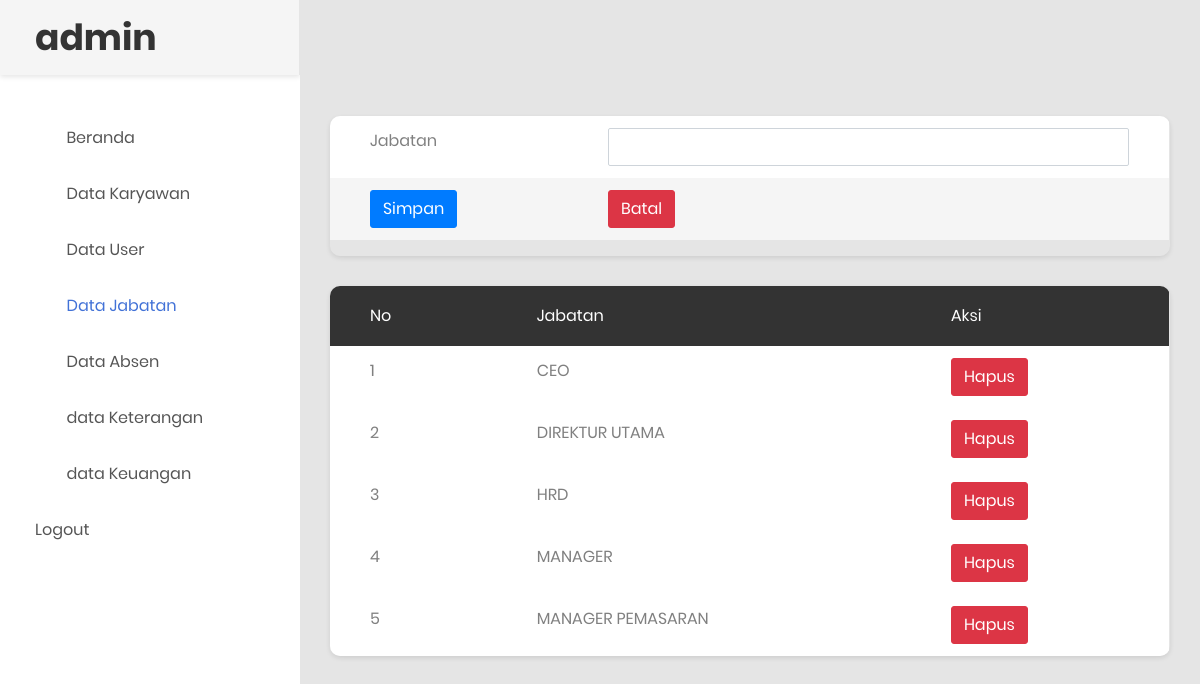
The app's page /datajabatan.php (signed in) with its own data.
### tables this page shows
CREATE TABLE `tb_jabatan` (
  `jabatan_coba` varchar(255) NOT NULL,
  `id` int(11) NOT NULL
);

### datajabatan.php (the view, shortened to what this page needs)
<!DOCTYPE html>
<html lang="en">
<head>
     <link rel="stylesheet" href="https://maxcdn.bootstrapcdn.com/bootstrap/4.5.2/css/bootstrap.min.css">
    <link rel="stylesheet" type="text/css" href="css/bootstrap.css" media="all">
    <link href="css/font-face.css" rel="stylesheet" media="all">
    <link href="vendor/font-awesome-4.7/css/font-awesome.min.css" rel="stylesheet" media="all">
    <link href="vendor/font-awesome-5/css/fontawesome-all.min.css" rel="stylesheet" media="all">
    <link href="vendor/mdi-font/css/material-design-iconic-font.min.css" rel="stylesheet" media="all">
    <link href="vendor/bootstrap-4.1/bootstrap.min.css" rel="stylesheet" media="all">
    <link href="vendor/animsition/animsition.min.css" rel="stylesheet" media="all">
    <link href="vendor/bootstrap-progressbar/bootstrap-progressbar-3.3.4.min.css" rel="stylesheet" media="all">
    <link href="vendor/wow/animate.css" rel="stylesheet" media="all">
    <link href="vendor/css-hamburgers/hamburgers.min.css" rel="stylesheet" media="all">
    <link href="vendor/slick/slick.css" rel="stylesheet" media="all">
    <link href="vendor/select2/select2.min.css" rel="stylesheet" media="all">
    <link href="vendor/perfect-scrollbar/perfect-scrollbar.css" rel="stylesheet" media="all">
    <link href="css/theme.css" rel="stylesheet" media="all">
</head>
<body class="animsition">
    <div class="page-wrapper">
        <aside class="menu-sidebar d-none d-lg-block">
            <div class="logo">
                <a href="#">
                   <h1>admin</h1>
                </a>
            </div>
            <div class="menu-sidebar__content js-scrollbar1">
                <nav class="navbar-sidebar">
                    <ul class="list-unstyled navbar__list">
                        <li>
                            <a class="js-arrow" href="admin2.php">
                                <i class="fas fa-tachometer-alt"></i>Beranda</a>
                        </li>
                        <li>
                            <a href="datakaryawan.php">
                                <i class="fas fa-chart-bar"></i>Data Karyawan</a>
                        </li>
                        <li>
                            <a href="datauser.php">
                                <i class="fas fa-table"></i>Data User</a>
                        </li>
                        <li class="active has-sub">
                            <a href="datajabatan.php">
                                <i class="far fa-check-square"></i>Data Jabatan</a>
                        </li>
                        <li>
                            <a href="data_absen.php">
                                <i class="fas fa-calendar-alt"></i>Data Absen</a>
                        </li>
                        <li>
                            <a href="data_keterangan.php">
                                <i class="fas fa-table"></i>data Keterangan
                            </a>
                        </li>
                        <li>
                            <a href="data_keuangan.php">
                                <i class="fas fa-chart-bar"></i>data Keuangan
                            </a>
                        </li>
                        <li>
                            <a href="logout.php">Logout</a>
                        </li>
                    </ul>
                </nav>
            </div>
        </aside>
        <div class="page-container">
            <div class="main-content">
                <div class="section__content section__content--p30">
                    <div class="container-fluid">
                        <div class="row">
                           <div class="table-responsive table--no-card m-b-30">
                            <form action="jabatan_sv.php" method="post">
                                <div class="form-group">
                                <table class="table table-borderless table-striped table-earning" >
                                        <tbody>
                                            <tr>
                                                <td>Jabatan</td>
                                                <td>
                                                <input type="text" class="form-control" name="jabatan" autocomplete="off">
                                            </td>
                                            </tr>
                                            <tr>
                                                <td><button type="submit" name="simpan" class="btn btn-primary">Simpan</button></td>
                                                <td><input type="reset" name="" value="Batal" class="btn btn-danger"></td>
                                            </tr>
                                      </tbody>
                                    </table>
                                        </div>
                            </form>
                                </div>
                        </div>
                        <div class="row">
                                <div class="table-responsive table--no-card m-b-30">
                                    <table class="table table-borderless table-striped table-earning">
                                        <thead>
                                            <tr>
                                                <th>No</th>
                                                <th>Jabatan</th>
                                                <th>Aksi</th>
                                            </tr>
                                        </thead>
                                        <?php
                                            include 'koneksi.php';
                                            $sql = "SELECT * FROM tb_jabatan";
                                            $query = mysqli_query($koneksi, $sql);
                                            $no = 1;
                                            while ($row = mysqli_fetch_array($query)) {
                                         ?>
                                        <tbody>
                                            <tr>
                                                <td><?php echo $no ?></td>
                                                <td><?php echo $row['jabatan_coba']; ?></td>
                                                <td> <a href="hapus_jabatan.php?id=<?php echo $row['id']; ?>"><button class="btn btn-danger" onclick="return confirm('yakin ingin dihapus?');">Hapus</button></a></td>
                                            </tr>
                                           <?php
                                           $no++;
                                       }
                                            ?>
                                        </tbody>
                                    </table>
                                </div>
                            </div>
                </div>
            </div>
        </div>
    </div>
</body>
</html>

### records on screen
tb_jabatan: jabatan_coba "CEO"
tb_jabatan: jabatan_coba "DIREKTUR UTAMA"
tb_jabatan: jabatan_coba "HRD"
tb_jabatan: jabatan_coba "MANAGER"
tb_jabatan: jabatan_coba "MANAGER PEMASARAN"
